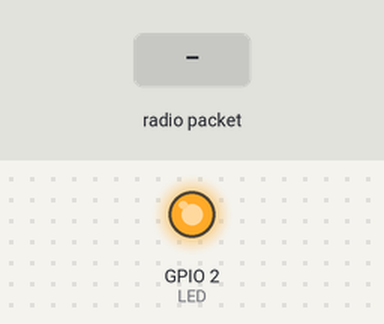
This program was run on a simulated ESP8266 (NodeMCU). Parts: output pins drawn as LEDs (lit = HIGH). The inputs (shaded band) are chosen by the test bench. No radio packets arrive unless stated; pins used as bus, display or sensor lines are not drawn; what the program prints to the serial monitor is not drawn.

Above: at 1.3 s.
1.4 s: radio packet "1" arrives
At 1.8 s:
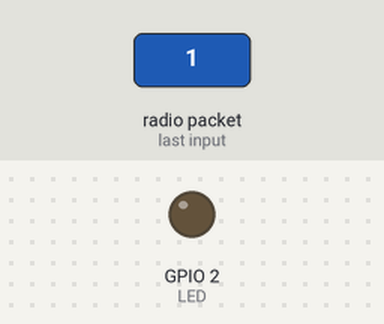
2.9 s: radio packet "0" arrives
At 4.1 s:
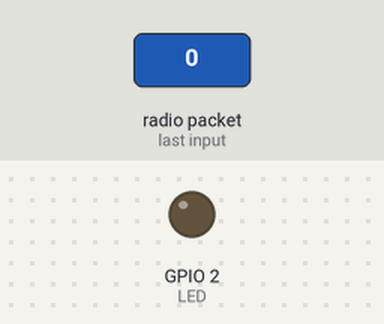
4.4 s: radio packet "2" arrives
At 5.3 s:
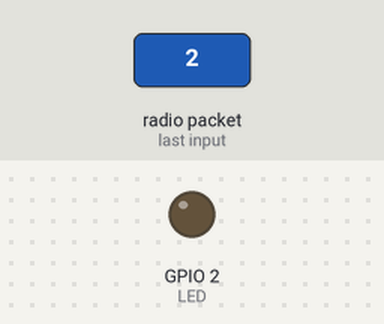
Timing chart, 0 to 7.4 s (numbered marks = the images above; inputs shaded):
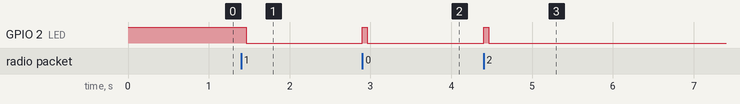

Measured:
- after the input at 1.4 s, GPIO 2 (LED): HIGH → LOW after 0.06 s
- after the input at 2.9 s, GPIO 2 (LED): LOW → HIGH at once, → LOW 0.06 s later
- after the input at 4.4 s, GPIO 2 (LED): LOW → HIGH at once, → LOW 0.06 s later

The program:

main.cpp
```cpp
// Arduino9x_RX
// -*- mode: C++ -*-
// Example sketch showing how to create a simple messaging client (receiver)
// with the RH_RF95 class. RH_RF95 class does not provide for addressing or
// reliability, so you should only use RH_RF95 if you do not need the higher
// level messaging abilities.
// It is designed to work with the other example Arduino9x_TX

/*--------------------------------------------------------------
  Program:      Comunication RMF96 LoRa & ESP8266 12E - Reception
  Description:  Example of LoRa Reception Communication with the RFM96 Modem with ESP8266 12E,
                set to 915.0 MHz
                Ejemplo de Comunicacion Recepcion LoRa con el Modem RFM96 con ESP8266 12E,
                ajustado a 915.0 MHz

  Hardware:     ESP8266 12E NodeMCU Lolin .
                Modem RFM96 - HopeRF electronics


  Software:     Arduino IDE v1.8.3

  Date:         7 Mar 2018

  Modified or Created:       PDAControl   http://pdacontroles.com   http://pdacontrolen.com
  Complete Tutorial English:            http://pdacontrolen.com/comunication-lora-esp8266-radio-rfm95-1/
  Tutorial Completo Español             http://pdacontroles.com/comunicacion-lora-esp8266-radio-rfm96-1/
  Based: RH_RF95.h library              https://github.com/PaulStoffregen/RadioHead/tree/master/examples
          Adafruit                      https://github.com/adafruit/RadioHead/tree/master/examples
         RH_RF95.h API                  http://www.airspayce.com/mikem/arduino/RadioHead/RH__RF95_8h_source.html

--------------------------------------------------------------*/

#include <SPI.h>
#include <RH_RF95.h>

#define RFM95_CS 15
#define RFM95_RST 16
#define RFM95_INT 5

#define RF95_FREQ 915.0

#define LED 2

RH_RF95 rf95(RFM95_CS, RFM95_INT);


// Singleton instance of the radio driver
//RH_RF95 rf95(RFM95_CS, RFM95_INT);

void setup()
{

 pinMode(LED, OUTPUT);
  digitalWrite(LED,HIGH);
  pinMode(RFM95_RST, OUTPUT);
  digitalWrite(RFM95_RST, HIGH);
  Serial.begin(9600);
  delay(100);

  Serial.println();

  Serial.println("Gateway Module starting…");

  digitalWrite(RFM95_RST, LOW);
  delay(10);
  digitalWrite(RFM95_RST, HIGH);
  delay(10);


  while (!rf95.init()) {

    Serial.println("LoRa radio init failed");

    while (1);

  }

  Serial.println("LoRa radio init OK!");

  if (!rf95.setFrequency(RF95_FREQ)) {

    Serial.println("setFrequency failed");

    while (1);

  }

  Serial.print("Set Freq to: ");

  Serial.println(RF95_FREQ);

     // The default transmitter power is 13dBm, using PA_BOOST.
    // If you are using RFM95 / 96/97/98 modules using the transmitter pin PA_BOOST, then
    // you can set transmission powers from 5 to 23 dBm:

    rf95.setTxPower(18, false);

}


void loop()
{

  if (rf95.available())
  {
    Serial.println("rf95 available");
    // Should be a message for us now
    uint8_t buf[RH_RF95_MAX_MESSAGE_LEN];
    uint8_t len = sizeof(buf);

    if (rf95.recv(buf, &len))
    {
      digitalWrite(LED, HIGH);
      //RH_RF95::printBuffer("Received: ", buf, len);
      Serial.print("Got: ");
      Serial.println((char*)buf);
      // Serial.print("RSSI: ");
      //Serial.println(rf95.lastRssi(), DEC);

      // Send a reply
      uint8_t data[] = "And hello back to you";
      rf95.send(data, sizeof(data));
      rf95.waitPacketSent();
      Serial.println("Sent a reply");
      digitalWrite(LED, LOW);
    }
    else
    {
      Serial.println("Receive failed");
    }

  } else {

  }

}
```
